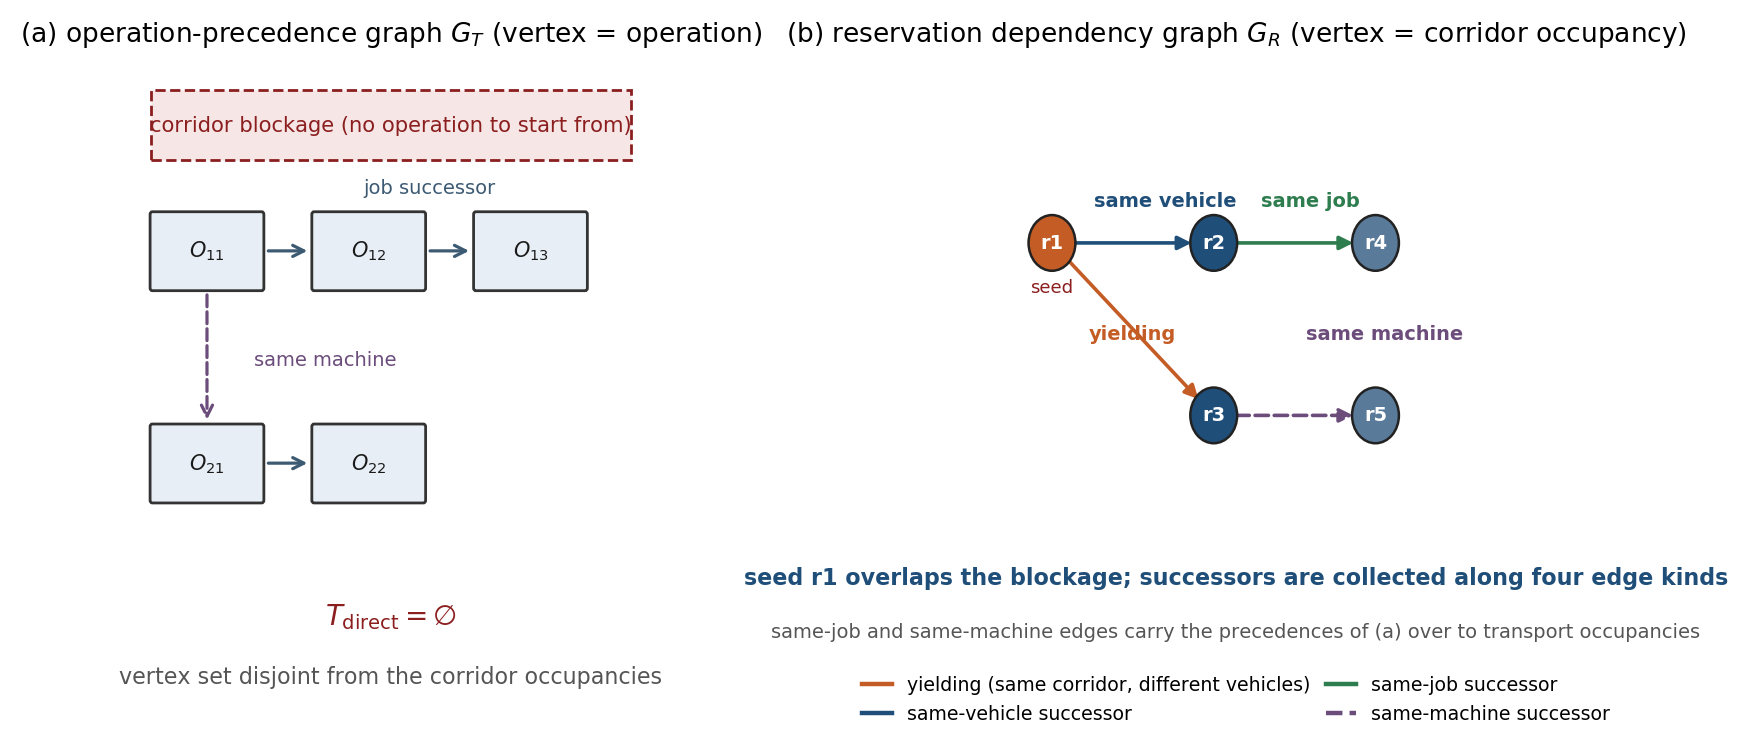

The Python source for this figure:
# -*- coding: utf-8 -*-
"""Two graphs side by side: vertices of G_T are operations, vertices of G_R are
reservations; the right panel marks the four kinds of dependency edge."""
from __future__ import annotations

import os

import matplotlib

matplotlib.use("Agg")
import matplotlib.pyplot as plt
from matplotlib.patches import Circle, FancyArrowPatch, FancyBboxPatch, Rectangle
from matplotlib.lines import Line2D

HERE = os.path.dirname(os.path.abspath(__file__))
OUT = os.path.join(HERE, "fig_strc_graphs")

plt.rcParams.update({"figure.dpi": 200})


def _box(ax, xy, w, h, text, fc, ec="#333333", fs=7.5):
    x, y = xy
    ax.add_patch(FancyBboxPatch(
        (x, y), w, h, boxstyle="round,pad=0.02,rounding_size=0.04",
        facecolor=fc, edgecolor=ec, linewidth=1.0))
    ax.text(x + w / 2, y + h / 2, text, ha="center", va="center",
            fontsize=fs, color="#1a1a1a")


def _node(ax, xy, lab, fc, radius=0.42):
    ax.add_patch(Circle(xy, radius, facecolor=fc, edgecolor="#222222", lw=0.9, zorder=3))
    ax.text(xy[0], xy[1], lab, ha="center", va="center", fontsize=7,
            color="white", fontweight="bold", zorder=4)


def _arrow(ax, p, q, color, style="-", lw=1.3):
    ax.add_patch(FancyArrowPatch(
        p, q, arrowstyle="-|>", mutation_scale=10,
        linestyle=style, linewidth=lw, color=color,
        shrinkA=8, shrinkB=8, zorder=2))


def main() -> None:
    fig, axes = plt.subplots(1, 2, figsize=(8.6, 3.85))

    # ---- (a) G_T ----
    ax = axes[0]
    ax.set_xlim(0, 10)
    ax.set_ylim(0, 10)
    ax.axis("off")
    ax.set_title(r"(a) operation-precedence graph $G_T$ (vertex = operation)",
                 fontsize=9.5, pad=8)

    ops = [
        (0.7, 6.6, r"$O_{11}$"), (3.6, 6.6, r"$O_{12}$"), (6.5, 6.6, r"$O_{13}$"),
        (0.7, 3.4, r"$O_{21}$"), (3.6, 3.4, r"$O_{22}$"),
    ]
    for x, y, lab in ops:
        _box(ax, (x, y), 2.0, 1.15, lab, "#e8eef5")
    for (x1, y1, _), (x2, y2, _) in (
        (ops[0], ops[1]), (ops[1], ops[2]), (ops[3], ops[4]),
    ):
        ax.annotate("", xy=(x2, y2 + 0.58), xytext=(x1 + 2.0, y1 + 0.58),
                    arrowprops=dict(arrowstyle="->", color="#3d5a73", lw=1.15))
    ax.annotate("", xy=(1.7, 4.55), xytext=(1.7, 6.6),
                arrowprops=dict(arrowstyle="->", color="#6b4c7a",
                                lw=1.15, linestyle="--"))
    ax.text(2.55, 5.45, "same machine", fontsize=7, color="#6b4c7a")
    ax.text(4.5, 8.05, "job successor", fontsize=7, color="#3d5a73")

    ax.add_patch(Rectangle((0.7, 8.55), 8.6, 1.05, facecolor="#f7e6e6",
                            edgecolor="#8b1e1e", lw=1.0, linestyle="--"))
    ax.text(5.0, 9.07, "corridor blockage (no operation to start from)",
            ha="center", va="center", fontsize=7.6, color="#8b1e1e")
    ax.text(5.0, 1.55, r"$T_{\mathrm{direct}}=\varnothing$",
            ha="center", fontsize=10, fontweight="bold", color="#8b1e1e")
    ax.text(5.0, 0.65, "vertex set disjoint from the corridor occupancies",
            ha="center", fontsize=8, color="#555555")

    # ---- (b) G_R ----
    ax = axes[1]
    ax.set_xlim(0, 10)
    ax.set_ylim(0, 10)
    ax.axis("off")
    ax.set_title(r"(b) reservation dependency graph $G_R$ (vertex = corridor occupancy)",
                 fontsize=9.5, pad=8)

    pos = {
        "r1": (1.7, 7.3),
        "r2": (4.6, 7.3),
        "r3": (4.6, 4.7),
        "r4": (7.5, 7.3),
        "r5": (7.5, 4.7),
    }
    _node(ax, pos["r1"], "r1", "#c45c26")
    _node(ax, pos["r2"], "r2", "#1f4e79")
    _node(ax, pos["r3"], "r3", "#1f4e79")
    _node(ax, pos["r4"], "r4", "#5a7a9a")
    _node(ax, pos["r5"], "r5", "#5a7a9a")
    ax.text(1.7, 6.55, "seed", ha="center", fontsize=6.5, color="#8b1e1e")

    c_yield, c_agv, c_job, c_mach = "#c45c26", "#1f4e79", "#2e7d4f", "#6b4c7a"
    _arrow(ax, pos["r1"], pos["r3"], c_yield)             # yielding
    _arrow(ax, pos["r1"], pos["r2"], c_agv)               # same vehicle
    _arrow(ax, pos["r2"], pos["r4"], c_job)               # same job
    _arrow(ax, pos["r3"], pos["r5"], c_mach, style="--")  # same machine

    ax.text(2.35, 5.85, "yielding", fontsize=7, color=c_yield, fontweight="bold")
    ax.text(2.45, 7.85, "same vehicle", fontsize=7, color=c_agv, fontweight="bold")
    ax.text(5.45, 7.85, "same job", fontsize=7, color=c_job, fontweight="bold")
    ax.text(6.25, 5.85, "same machine", fontsize=7, color=c_mach, fontweight="bold")

    ax.text(5.0, 2.15,
            "seed r1 overlaps the blockage; successors are collected along four edge kinds",
            ha="center", fontsize=8.0, fontweight="bold", color="#1f4e79")
    ax.text(5.0, 1.35,
            "same-job and same-machine edges carry the precedences of (a) over to transport occupancies",
            ha="center", fontsize=7.0, color="#555555")

    handles = [
        Line2D([0], [0], color=c_yield, lw=1.6,
               label="yielding (same corridor, different vehicles)"),
        Line2D([0], [0], color=c_agv, lw=1.6, label="same-vehicle successor"),
        Line2D([0], [0], color=c_job, lw=1.6, label="same-job successor"),
        Line2D([0], [0], color=c_mach, lw=1.6, linestyle="--",
               label="same-machine successor"),
    ]
    ax.legend(handles=handles, loc="lower center", bbox_to_anchor=(0.5, -0.02),
              fontsize=6.8, frameon=False, ncol=2, handlelength=1.6,
              columnspacing=0.8)

    fig.tight_layout()
    fig.savefig(OUT + ".pdf", bbox_inches="tight")
    fig.savefig(OUT + ".png", dpi=200, bbox_inches="tight")
    print("wrote", OUT)


if __name__ == "__main__":
    main()
